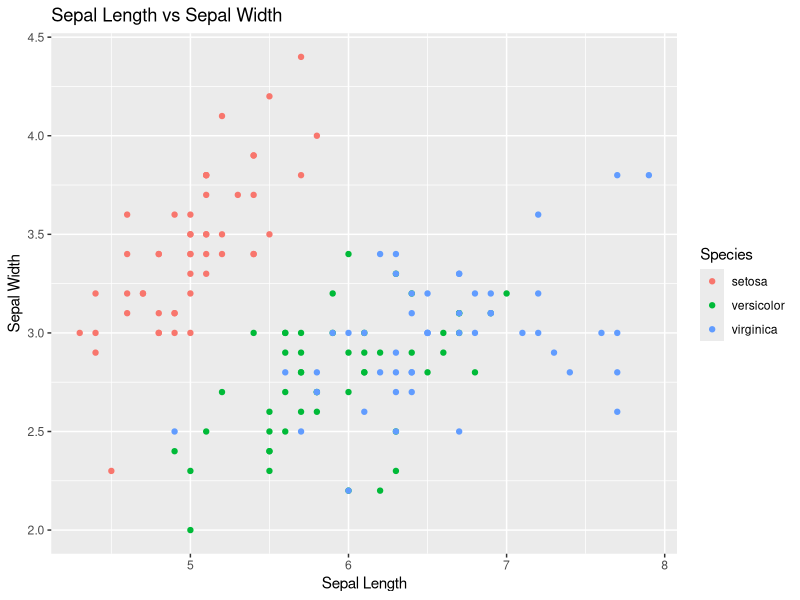
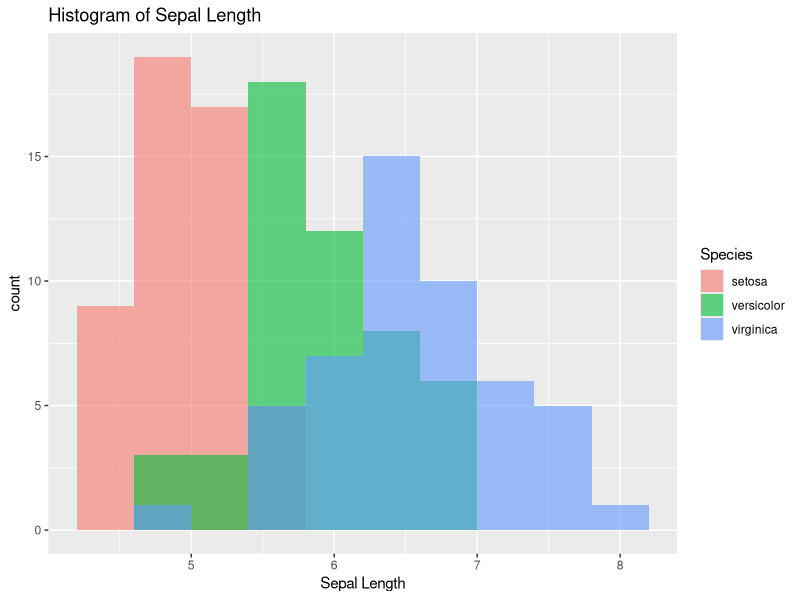
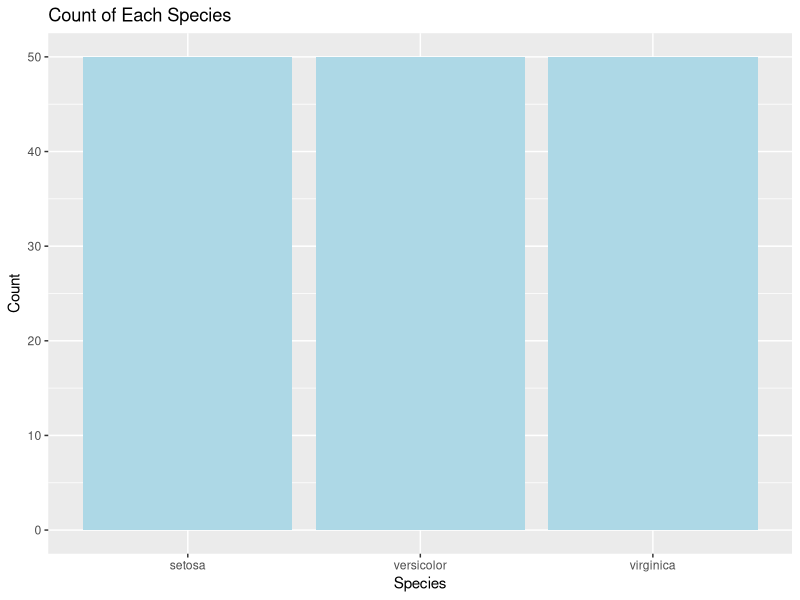
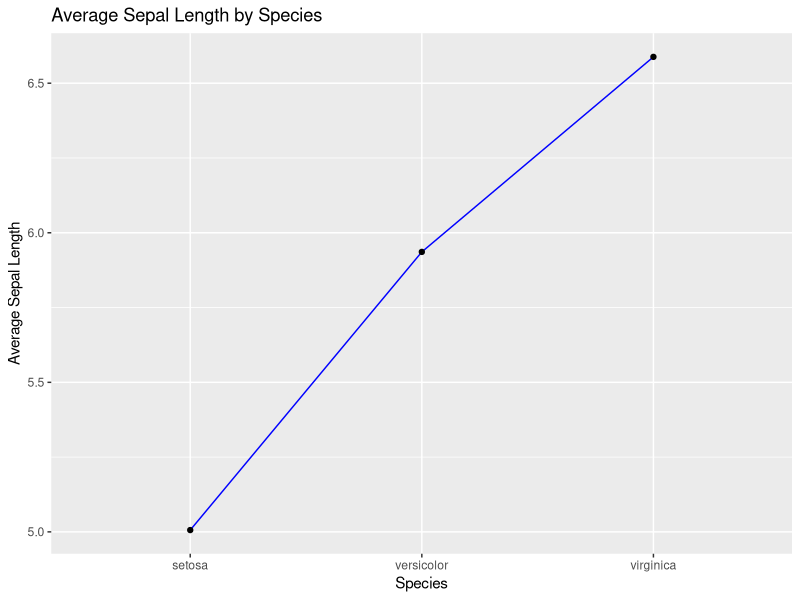

Generate these figures, in order, with R:
# Load necessary libraries
library(ggplot2)

# Load the iris dataset
data(iris)

# 1. Scatter Plot: Sepal.Length vs Sepal.Width
ggplot(iris, aes(x = Sepal.Length, y = Sepal.Width, color = Species)) +
  geom_point() +
  labs(title = "Sepal Length vs Sepal Width", x = "Sepal Length", y = "Sepal Width")

# 2. Histogram of Sepal Length
ggplot(iris, aes(x = Sepal.Length, fill = Species)) +
  geom_histogram(bins = 10, alpha = 0.6, position = "identity") +
  labs(title = "Histogram of Sepal Length", x = "Sepal Length")

# 1. Bar Graph: Count of each species
bar_plot <- ggplot(iris, aes(x = Species)) +
  geom_bar(fill = "lightblue") +
  labs(title = "Count of Each Species", x = "Species", y = "Count")
print(bar_plot)



line_plot <- ggplot(aggregate(Sepal.Length ~ Species, data = iris, FUN = mean), 
                    aes(x = Species, y = Sepal.Length)) +
  geom_line(group = 1, color = "blue") + geom_point() +
  labs(title = "Average Sepal Length by Species", x = "Species", y = "Average Sepal Length")

# Print the line plot
print(line_plot)

